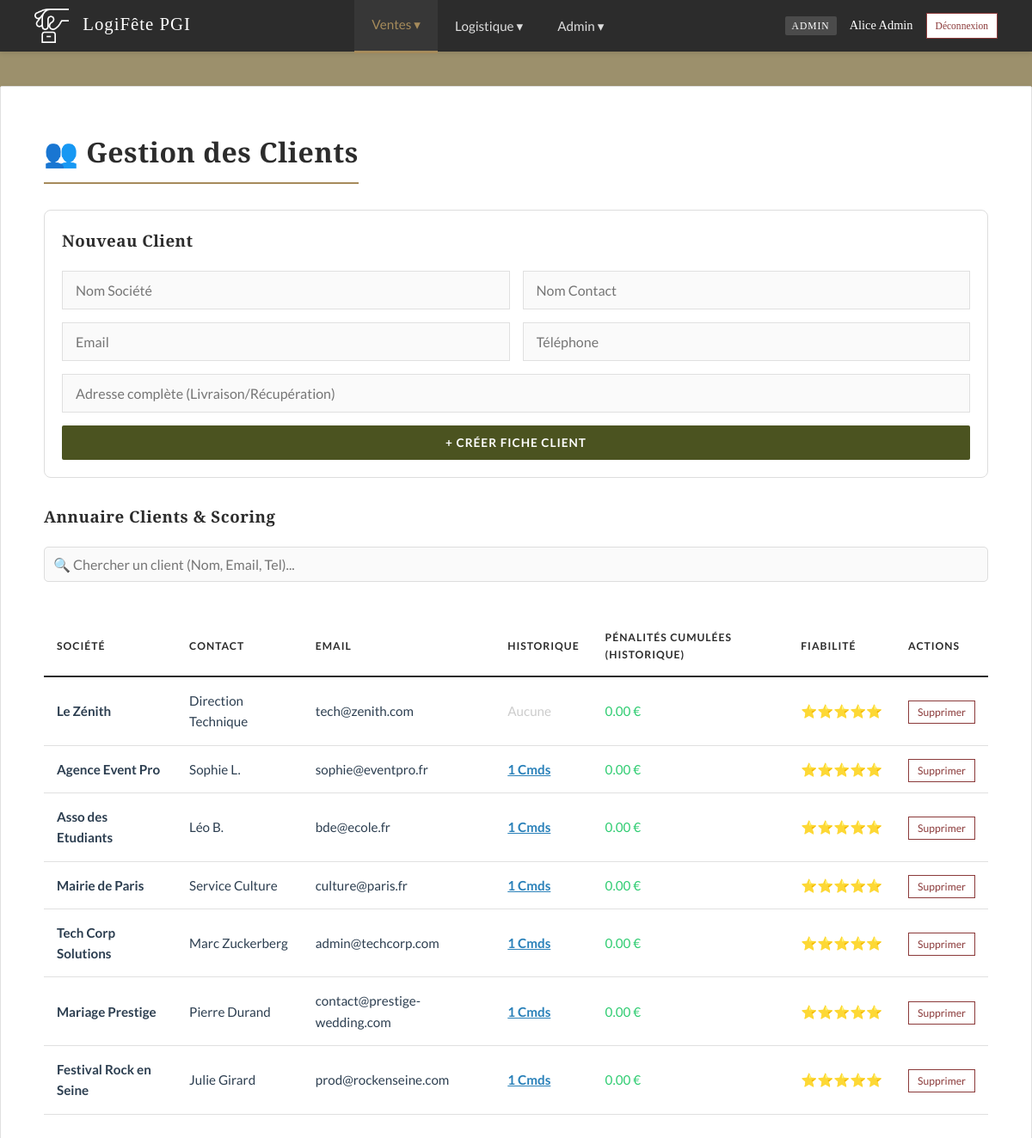
The app's page /clients.php (signed in) with its own data.
### tables this page shows
CREATE TABLE `client` (
  `id_client` int(11) NOT NULL AUTO_INCREMENT,
  `nom_societe` varchar(100) NOT NULL,
  `contact_nom` varchar(100) NOT NULL,
  `email` varchar(100) NOT NULL,
  `telephone` varchar(20) DEFAULT NULL,
  `adresse` varchar(255) DEFAULT NULL,
  PRIMARY KEY (`id_client`)
);

### clients.php (the view, shortened to what this page needs)
<?php
require 'db.php';
require 'navbar.php';
$clients = $pdo->query("SELECT * FROM client ORDER BY id_client DESC")->fetchAll();
$current_page = basename($_SERVER['PHP_SELF']);
?>
<!DOCTYPE html>
<html lang="fr">
<head>
    <link rel="stylesheet" href="style.css">
</head>
<body>
    <?= renderNavbar($_SESSION['role'], $current_page) ?>
    <div class="container">
        <h1>👥 Gestion des Clients</h1>
        <div style="background: #fff; padding: 20px; border-radius: 8px; margin-bottom: 30px; border: 1px solid #ddd;">
            <h3>Nouveau Client</h3>
            <form method="POST" style="display: grid; grid-template-columns: 1fr 1fr; gap: 15px;">
                <input type="text" name="societe" placeholder="Nom Société" required style="margin:0">
                <input type="text" name="contact" placeholder="Nom Contact" required style="margin:0">
                <input type="email" name="email" placeholder="Email" required style="margin:0">
                <input type="text" name="tel" placeholder="Téléphone" style="margin:0">
                <input type="text" name="adresse" placeholder="Adresse complète (Livraison/Récupération)" required style="margin:0; grid-column: span 2;">
                <button type="submit" class="btn-add" style="grid-column: span 2;">+ Créer Fiche Client</button>
            </form>
        </div>
        <h3>Annuaire Clients & Scoring</h3>
        <div style="margin-bottom: 15px;">
            <input type="text" id="live_search_client" placeholder="🔍 Chercher un client (Nom, Email, Tel)..." style="width: 100%; padding: 10px; border: 1px solid #ddd; border-radius: 5px;">
        </div>
        <table>
            <thead>
                <tr>
                    <th>Société</th>
                    <th>Contact</th>
                    <th>Email</th>
                    <th>Historique</th>
                    <th>Pénalités Cumulées (Historique)</th> <th>Fiabilité</th>
                    <th>Actions</th>
                </tr>
            </thead>
            <tbody>
                <?php foreach($clients as $c):
                    $nb_cmd = $pdo->prepare("SELECT COUNT(*) FROM commande WHERE id_client = ?");
                    $nb_cmd->execute([$c['id_client']]);
                    $count = $nb_cmd->fetchColumn();
                    $stmt_penalites = $pdo->prepare("SELECT SUM(penalite) FROM commande WHERE id_client = ? AND penalite > 0");
                    $stmt_penalites->execute([$c['id_client']]);
                    $total_penalites = $stmt_penalites->fetchColumn() ?? 0;
                    $stmt_bad = $pdo->prepare("SELECT COUNT(*) FROM commande WHERE id_client = ? AND penalite > 0");
                    $stmt_bad->execute([$c['id_client']]);
                    $bad_cmd = $stmt_bad->fetchColumn();
                    $score = 5 - $bad_cmd;
                    $stars = str_repeat("⭐", $score);
                ?>
                <tr>
                    <td><strong><?= htmlspecialchars($c['nom_societe']) ?></strong></td>
                    <td><?= htmlspecialchars($c['contact_nom']) ?></td>
                    <td><?= htmlspecialchars($c['email']) ?></td>
                    <td>
                        <?php if($count > 0): ?>
                            <a href="commandes.php?client=<?= $c['id_client'] ?>" style="font-weight:bold; color:#2980b9; text-decoration:underline;">
                                <?= $count ?> Cmds
                            </a>
                        <?php else: ?>
                            <span style="color:#ccc;">Aucune</span>
                        <?php endif; ?>
                    </td>
                    <td>
                        <?php if ($total_penalites > 0): ?>
                            <strong style="color:#c0392b;"><?= number_format($total_penalites, 2) ?> €</strong>
                            <br><small style="color:#c0392b;">(Total Historique)</small>
                        <?php else: ?>
                            <span style="color:#2ecc71;">0.00 €</span>
                        <?php endif; ?>
                    </td>
                    <td><?= $stars ?></td>
                    <td>
                        <a href="?del=<?= $c['id_client'] ?>" class="btn-danger" style="padding:5px 10px; font-size:0.8em;" onclick="return confirm('Confirmer la suppression ?');">Supprimer</a>
                    </td>
                </tr>
                <?php endforeach; ?>
            </tbody>
        </table>
    </div>
</body>
</html>

### style.css (style rules this page uses)
:root { --bg-page: #9C906C; --bg-card: #FFFFFF; --text-main: #2C3E50; --text-muted: #7F8C8D; --primary: #2C2C2C; --accent: #A68B5B; --success: #556B2F; --danger: #8B3A3A; --warning: #D4AC0D; --border-color: #E0E0E0; --input-bg: #FAFAFA; --shadow: 0 2px 10px rgba(0, 0, 0, 0.03); }
body { font-family: 'Lato', sans-serif; background-color: var(--bg-page); color: var(--text-main); margin: 0; padding-top: 60px; line-height: 1.6; font-size: 16px; }
h1, h2, h3, h4 { font-family: 'Playfair Display', serif; color: var(--primary); margin-top: 0; margin-bottom: 20px; font-weight: 700; letter-spacing: 0.5px; }
h1 { border-bottom: 2px solid var(--accent); display: inline-block; padding-bottom: 10px; margin-bottom: 30px; }
a { color: var(--accent); text-decoration: none; transition: color 0.3s; }
.container { max-width: 1100px; margin: 40px auto; background: var(--bg-card); padding: 50px; border: 1px solid var(--border-color); box-shadow: var(--shadow); border-radius: 2px; }
input[type="text"], input[type="email"], input[type="password"], input[type="number"], select, textarea { width: 100%; padding: 12px 15px; margin-bottom: 10px; border: 1px solid var(--border-color); background-color: var(--input-bg); border-radius: 0; font-family: 'Lato', sans-serif; font-size: 1rem; color: var(--text-main); box-sizing: border-box; transition: border-color 0.3s, box-shadow 0.3s; }
.btn, button { display: inline-block; padding: 12px 25px; background-color: var(--primary); color: #FFF; border: none; border-radius: 2px; cursor: pointer; font-family: 'Lato', sans-serif; font-weight: 700; text-transform: uppercase; font-size: 0.85em; letter-spacing: 1px; transition: all 0.3s; text-decoration: none; }
.btn-add, .btn-validate, a[href*="export"] { background-color: #4B5320 !important; color: #FFF !important; }
.btn-danger { background-color: #FFF; color: var(--danger); border: 1px solid var(--danger); }
table { width: 100%; border-collapse: collapse; margin: 30px 0; font-size: 0.95em; }
table thead tr { background-color: transparent; border-bottom: 2px solid var(--primary); }
table th { text-align: left; padding: 15px; color: var(--primary); text-transform: uppercase; font-size: 0.8em; letter-spacing: 1px; }
table td { padding: 15px; border-bottom: 1px solid var(--border-color); color: var(--text-main); }

### records on screen
client: nom_societe "Le Zénith", contact_nom "Direction Technique", email "tech@zenith.com", shows "Aucune", stars "⭐⭐⭐⭐⭐"
client: nom_societe "Agence Event Pro", contact_nom "Sophie L.", email "sophie@eventpro.fr", count "1", stars "⭐⭐⭐⭐⭐"
client: nom_societe "Asso des Etudiants", contact_nom "Léo B.", email "bde@ecole.fr", count "1", stars "⭐⭐⭐⭐⭐"
client: nom_societe "Mairie de Paris", contact_nom "Service Culture", email "culture@paris.fr", count "1", stars "⭐⭐⭐⭐⭐"
client: nom_societe "Tech Corp Solutions", contact_nom "Marc Zuckerberg", email "admin@techcorp.com", count "1", stars "⭐⭐⭐⭐⭐"
client: nom_societe "Mariage Prestige", contact_nom "Pierre Durand", email "contact@prestige-wedding.com", count "1", stars "⭐⭐⭐⭐⭐"
client: nom_societe "Festival Rock en Seine", contact_nom "Julie Girard", email "prod@rockenseine.com", count "1", stars "⭐⭐⭐⭐⭐"

### other values on screen
$role "ADMIN"
$_SESSION['nom'] "Alice Admin"
